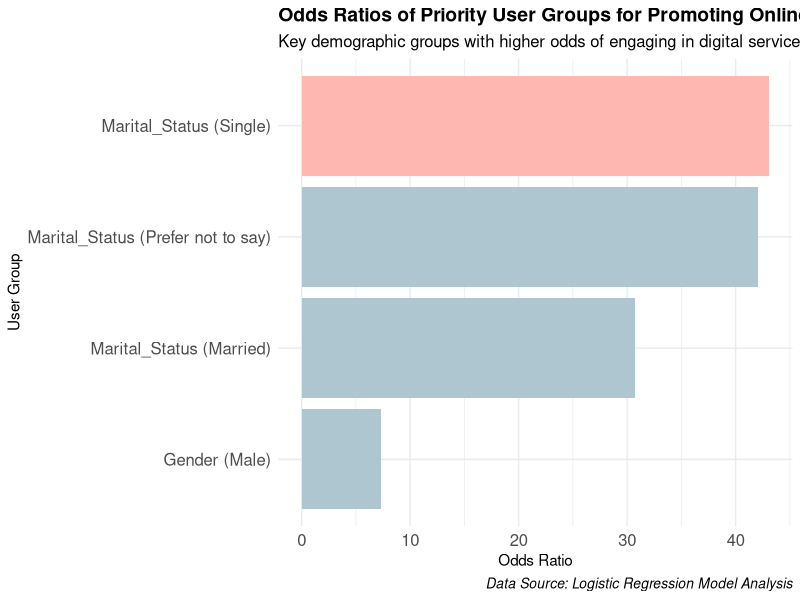
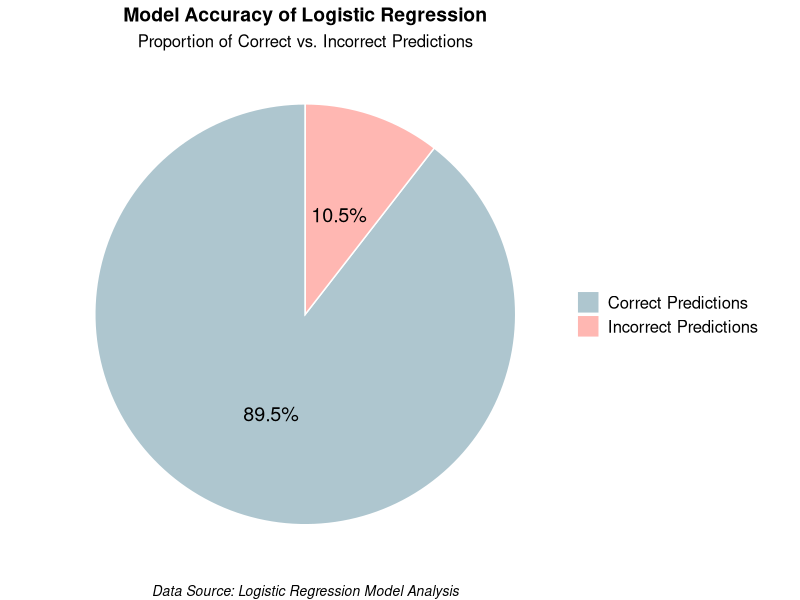
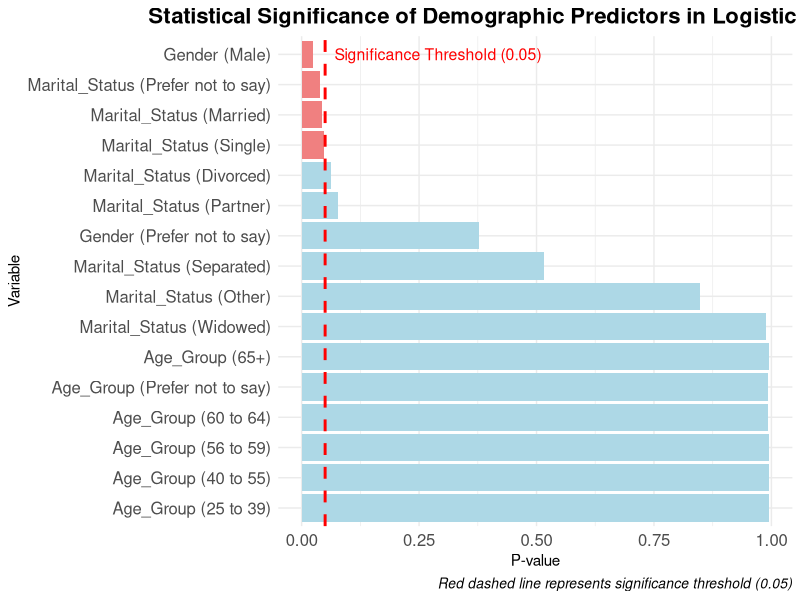

Reproduce these figures in R, in order.
#Graph1

install.packages("ggplot2")

# Load required library
library(ggplot2)

# Create a data frame with Odds Ratios
data <- data.frame(
  Variable = c("Gender (Male)", "Marital_Status (Married)", "Marital_Status (Single)", "Marital_Status (Prefer not to say)"),
  Odds_Ratio = c(7.3062, 30.7213, 43.0779, 42.0994)
)

# Define custom colors
custom_colors <- c("#AEC6CF", "#AEC6CF", "#AEC6CF", "#FFB7B2")  # Single in pink, others in blue

# Create the bar chart
ggplot(data, aes(x = reorder(Variable, Odds_Ratio), y = Odds_Ratio, fill = Variable)) +
  geom_bar(stat = "identity", show.legend = FALSE, aes(fill = Variable)) +
  scale_fill_manual(values = custom_colors) +
  coord_flip() +
  labs(
    title = "Odds Ratios of Priority User Groups for Promoting Online Services",
    subtitle = "Key demographic groups with higher odds of engaging in digital services",
    x = "User Group",
    y = "Odds Ratio",
    caption = "Data Source: Logistic Regression Model Analysis"
  ) +
  theme_minimal() +
  theme(
    axis.text.x = element_text(size = 12),
    axis.text.y = element_text(size = 12),
    plot.title = element_text(size = 14, face = "bold"),
    plot.subtitle = element_text(size = 12),
    plot.caption = element_text(size = 10, face = "italic")
  )



#Graph2

install.packages("ggplot2")

# Load required library
library(ggplot2)

# Create a data frame with accuracy data
data <- data.frame(
  Category = c("Correct Predictions", "Incorrect Predictions"),
  Percentage = c(89.5, 10.5)
)

# Create the pie chart
ggplot(data, aes(x = "", y = Percentage, fill = Category)) +
  geom_bar(stat = "identity", width = 1, color = "white") +
  coord_polar("y", start = 0) +
  geom_text(aes(label = paste0(Percentage, "%")), position = position_stack(vjust = 0.5), color = "black", size = 5) +
  scale_fill_manual(values = c("#AEC6CF", "#FFB7B2")) +  # Pastel blue and pastel pink
  labs(
    title = "Model Accuracy of Logistic Regression",
    subtitle = "Proportion of Correct vs. Incorrect Predictions",
    caption = "Data Source: Logistic Regression Model Analysis"
  ) +
  theme_void() +
  theme(
    plot.title = element_text(size = 14, face = "bold", hjust = 0.5),
    plot.subtitle = element_text(size = 12, hjust = 0.5),
    legend.title = element_blank(),
    legend.text = element_text(size = 12),
    plot.caption = element_text(size = 10, face = "italic", hjust = 0.5)
  )


#Graph3

# Load required library
library(ggplot2)

# Create a data frame with P-values
data <- data.frame(
  Variable = c("Age_Group (25 to 39)", "Age_Group (40 to 55)", "Age_Group (56 to 59)",
               "Age_Group (60 to 64)", "Age_Group (65+)", "Age_Group (Prefer not to say)", 
               "Gender (Male)", "Gender (Prefer not to say)", "Marital_Status (Divorced)", 
               "Marital_Status (Married)", "Marital_Status (Other)", "Marital_Status (Partner)", 
               "Marital_Status (Separated)", "Marital_Status (Single)", "Marital_Status (Widowed)", 
               "Marital_Status (Prefer not to say)"),
  P_value = c(0.9949, 0.9945, 0.9938, 0.9936, 0.9942, 0.9930, 
              0.0244, 0.3785, 0.0624, 0.0425, 0.8485, 0.0771, 
              0.5165, 0.0473, 0.9891, 0.0392)
)

# Define custom colors
data$Color <- ifelse(data$Variable %in% c("Gender (Male)", "Marital_Status (Married)", 
                                          "Marital_Status (Single)", "Marital_Status (Prefer not to say)"), 
                     "lightcoral", "lightblue")  # Custom color coding

# Reorder variables: Ensure Age_Group (65+) is at the bottom within the age-related variables
data$Variable <- factor(data$Variable, levels = c(
  "Age_Group (25 to 39)", "Age_Group (40 to 55)", "Age_Group (56 to 59)", "Age_Group (60 to 64)", 
  "Age_Group (Prefer not to say)", "Age_Group (65+)",  # Age variables with 65+ at the bottom
  "Marital_Status (Widowed)", "Marital_Status (Other)", "Marital_Status (Separated)",
  "Gender (Prefer not to say)", "Marital_Status (Partner)", "Marital_Status (Divorced)", 
  "Marital_Status (Single)", "Marital_Status (Married)", "Marital_Status (Prefer not to say)",
  "Gender (Male)"  # Ensure key variables remain at the bottom
))

# Create the bar chart with custom colors and reordered variables
ggplot(data, aes(x = P_value, y = Variable, fill = Color)) +
  geom_bar(stat = "identity") +
  scale_fill_identity() +  # Use manually defined colors
  geom_vline(xintercept = 0.05, linetype = "dashed", color = "red", size = 1) +  # Add significance threshold
  labs(
    title = "Statistical Significance of Demographic Predictors in Logistic Regression",
    x = "P-value",
    y = "Variable",
    caption = "Red dashed line represents significance threshold (0.05)"
  ) +
  theme_minimal() +
  theme(
    plot.title = element_text(size = 16, face = "bold", hjust = 0.5),
    plot.subtitle = element_text(size = 14, hjust = 0.5),
    axis.text.x = element_text(size = 12),
    axis.text.y = element_text(size = 12),
    plot.caption = element_text(size = 10, face = "italic")
  ) +
  annotate("text", x = 0.07, y = nrow(data), label = "Significance Threshold (0.05)", color = "red", hjust = 0, size = 4)
